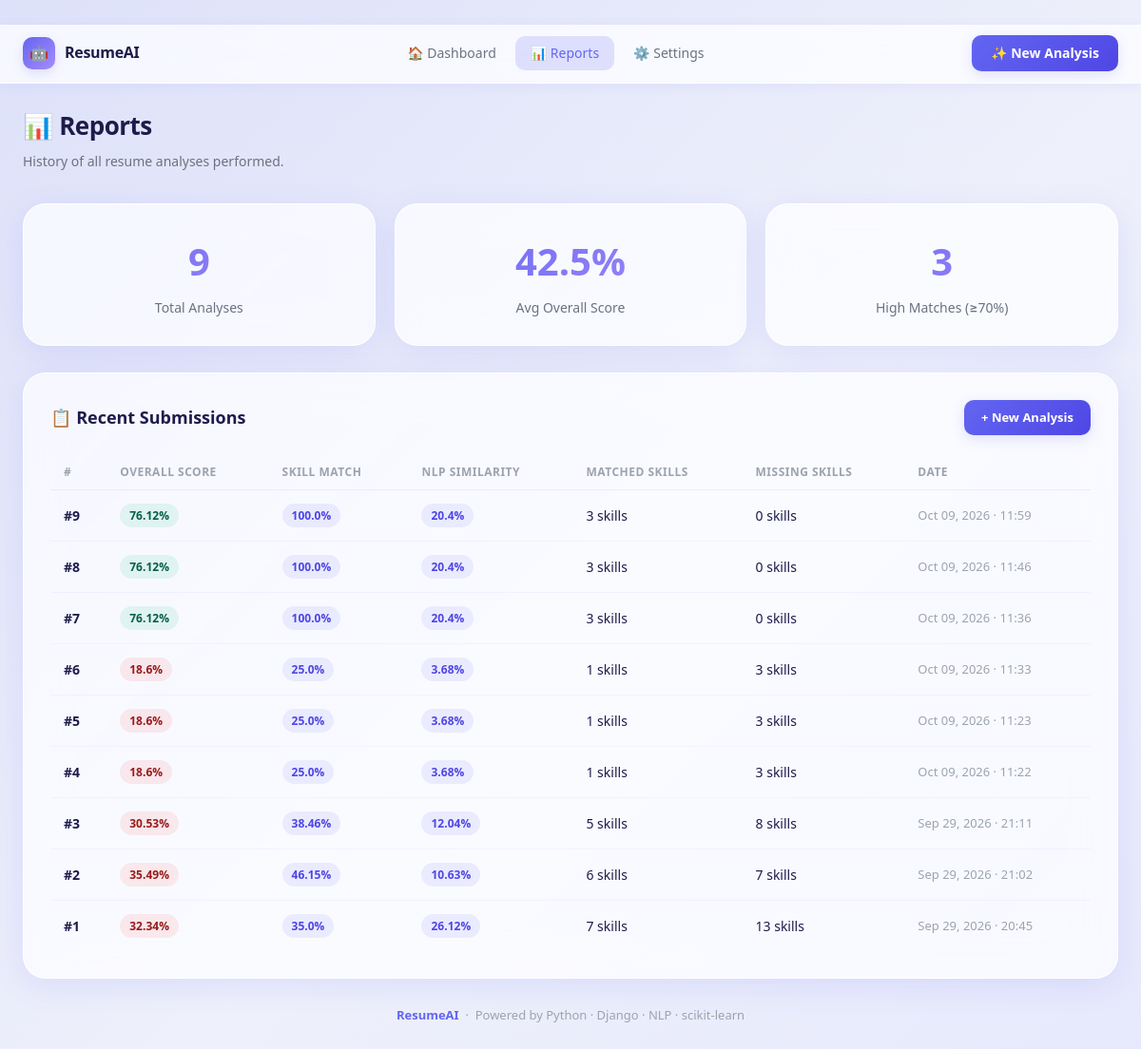
The page /reports/ on the database its author committed.
### analyzer/models.py (models this page shows, shortened)
class ResumeAnalysis(models.Model):
    resume = models.FileField(
        upload_to="resumes/"
    )
    job_description = models.TextField()
    resume_skills = models.JSONField(
        default=list
    )
    job_skills = models.JSONField(
        default=list
    )
    matching_skills = models.JSONField(
        default=list
    )
    missing_skills = models.JSONField(
        default=list
    )
    skill_match_score = models.FloatField(
        default=0
    )
    text_similarity_score = models.FloatField(
        default=0
    )
    overall_score = models.FloatField(
        default=0
    )
    created_at = models.DateTimeField(
        auto_now_add=True
    )

### analyzer/views.py (the view)
def reports(request):
    analyses = ResumeAnalysis.objects.order_by(
        "-created_at"
    )
    total     = analyses.count()
    avg_score = 0
    if total > 0:
        avg_score = round(
            sum(a.overall_score for a in analyses) / total,
            1
        )
    high_matches = analyses.filter(
        overall_score__gte=70
    ).count()
    return render(
        request,
        "analyzer/reports.html",
        {
            "analyses":     analyses,
            "total":        total,
            "avg_score":    avg_score,
            "high_matches": high_matches,
        }
    )

### analyzer/templates/analyzer/reports.html (shortened to what this page needs)
﻿{% load static %}
<!DOCTYPE html>
<html lang="en">
<head>
    <link rel="stylesheet" href="{% static 'css/style.css' %}">
</head>
<body>
    <nav class="navbar">
        <a href="{% url 'home' %}" class="nav-brand">
            <div class="nav-brand-icon">🤖</div>
            <span class="nav-brand-name">ResumeAI</span>
        </a>
        <div class="nav-links">
            <a href="{% url 'home' %}" class="nav-link">🏠 Dashboard</a>
            <a href="{% url 'reports' %}" class="nav-link active">📊 Reports</a>
            <a href="{% url 'settings' %}" class="nav-link">⚙️ Settings</a>
        </div>
        <div class="nav-right">
            <a href="{% url 'home' %}" class="nav-btn">✨ New Analysis</a>
        </div>
    </nav>
    <div class="page">
        <div class="page-header fade-up">
            <div class="page-header-top">
                <h1 class="page-title">📊 Reports</h1>
            </div>
            <p class="page-subtitle">History of all resume analyses performed.</p>
        </div>
        <div class="reports-stats">
            <div class="glass-card stat-card fade-up delay-1">
                <span class="stat-card-value">{{ total }}</span>
                <span class="stat-card-label">Total Analyses</span>
            </div>
            <div class="glass-card stat-card fade-up delay-2">
                <span class="stat-card-value">{{ avg_score }}%</span>
                <span class="stat-card-label">Avg Overall Score</span>
            </div>
            <div class="glass-card stat-card fade-up delay-3">
                <span class="stat-card-value">{{ high_matches }}</span>
                <span class="stat-card-label">High Matches (≥70%)</span>
            </div>
        </div>
        <div class="glass-card reports-table-card fade-up delay-2">
            <div class="table-header">
                <span class="table-title">📋 Recent Submissions</span>
                <a href="{% url 'home' %}" class="btn btn-primary" style="padding: 8px 18px; font-size: 13px;">+ New Analysis</a>
            </div>
            {% if analyses %}
                <table>
                    <thead>
                        <tr>
                            <th>#</th>
                            <th>Overall Score</th>
                            <th>Skill Match</th>
                            <th>NLP Similarity</th>
                            <th>Matched Skills</th>
                            <th>Missing Skills</th>
                            <th>Date</th>
                        </tr>
                    </thead>
                    <tbody>
                        {% for a in analyses %}
                        <tr>
                            <td><strong>#{{ a.id }}</strong></td>
                            <td>
                                {% if a.overall_score >= 70 %}
                                    <span class="badge badge-green">{{ a.overall_score }}%</span>
                                {% elif a.overall_score >= 40 %}
                                    <span class="badge badge-orange">{{ a.overall_score }}%</span>
                                {% else %}
                                    <span class="badge badge-red">{{ a.overall_score }}%</span>
                                {% endif %}
                            </td>
                            <td>
                                <span class="badge badge-indigo">{{ a.skill_match_score }}%</span>
                            </td>
                            <td>
                                <span class="badge badge-indigo">{{ a.text_similarity_score }}%</span>
                            </td>
                            <td>{{ a.matching_skills|length }} skills</td>
                            <td>{{ a.missing_skills|length }} skills</td>
                            <td style="color: var(--text-muted); font-size: 13px;">
                                {{ a.created_at|date:"M d, Y · H:i" }}
                            </td>
                        </tr>
                        {% endfor %}
                    </tbody>
                </table>
            {% endif %}
        </div>
        <div class="footer fade-up">
            <strong>ResumeAI</strong> &nbsp;·&nbsp; Powered by Python · Django · NLP · scikit-learn
        </div>
    </div>
</body>
</html>

### static/css/style.css (style rules this page uses)
*, *::before, *::after { margin: 0; padding: 0; box-sizing: border-box; }
:root { --primary: #6366f1; --primary-light: #818cf8; --primary-dark: #4f46e5; --primary-glow: rgba(99, 102, 241, 0.18); --accent: #a78bfa; --bg-gradient: linear-gradient(135deg, #dde1f9 0%, #eef0fb 55%, #e6e9fc 100%); --card-bg: rgba(255, 255, 255, 0.72); --card-border: rgba(255, 255, 255, 0.9); --shadow-sm: 0 2px 12px rgba(99, 102, 241, 0.08); --shadow-md: 0 8px 32px rgba(99, 102, 241, 0.13); --shadow-lg: 0 16px 48px rgba(99, 102, 241, 0.18); --text-primary: #1e1b4b; --text-secondary: #6b7280; --text-muted: #9ca3af; --success: #10b981; --danger: #ef4444; --warning: #f59e0b; --radius-sm: 10px; --radius-md: 16px; --radius-lg: 24px; --glass: blur(20px) saturate(180%); }
html { scroll-behavior: smooth; overflow-x: hidden; }
body { font-family: 'Segoe UI', system-ui, -apple-system, sans-serif; background: var(--bg-gradient); min-height: 100vh; color: var(--text-primary); line-height: 1.6; overflow-x: hidden; }
.navbar { position: sticky; top: 0; z-index: 100; background: rgba(255, 255, 255, 0.75); backdrop-filter: blur(20px) saturate(180%); -webkit-backdrop-filter: blur(20px) saturate(180%); border-bottom: 1px solid var(--card-border); padding: 0 40px; height: 62px; display: flex; align-items: center; justify-content: space-between; gap: 12px; overflow: hidden; box-shadow: var(--shadow-sm); }
.nav-brand { display: flex; align-items: center; gap: 10px; text-decoration: none; }
.nav-brand-icon { width: 34px; height: 34px; background: linear-gradient(135deg, var(--primary), var(--accent)); border-radius: 10px; display: flex; align-items: center; justify-content: center; font-size: 16px; box-shadow: 0 4px 12px var(--primary-glow); }
.nav-brand-name { font-size: 16px; font-weight: 700; color: var(--text-primary); letter-spacing: -0.3px; }
.nav-links { display: flex; align-items: center; gap: 4px; }
.nav-link { padding: 7px 16px; border-radius: var(--radius-sm); font-size: 14px; font-weight: 500; color: var(--text-secondary); text-decoration: none; transition: all 0.2s; }
.nav-link:hover, .nav-link.active { background: var(--primary-glow); color: var(--primary); }
.nav-right { display: flex; align-items: center; gap: 12px; }
.nav-btn { display: inline-flex; align-items: center; gap: 7px; padding: 8px 20px; background: linear-gradient(135deg, var(--primary), var(--primary-dark)); color: white; border: none; border-radius: var(--radius-sm); font-size: 14px; font-weight: 600; cursor: pointer; text-decoration: none; box-shadow: 0 4px 14px var(--primary-glow); transition: all 0.2s; }
.page { padding: 28px 32px 60px; max-width: 1280px; margin: 0 auto; width: 100%; }
.page-header { margin-bottom: 32px; }
.page-header-top { display: flex; align-items: center; justify-content: space-between; margin-bottom: 6px; }
.page-title { font-size: 26px; font-weight: 800; color: var(--text-primary); letter-spacing: -0.5px; }
.page-subtitle { font-size: 14px; color: var(--text-secondary); }
.glass-card { background: var(--card-bg); backdrop-filter: blur(20px) saturate(180%); -webkit-backdrop-filter: blur(20px) saturate(180%); border: 1px solid var(--card-border); border-radius: var(--radius-lg); box-shadow: var(--shadow-md); transition: box-shadow 0.25s, transform 0.25s; }
.btn { display: inline-flex; align-items: center; gap: 7px; padding: 11px 22px; border-radius: var(--radius-sm); font-size: 14px; font-weight: 600; cursor: pointer; text-decoration: none; border: none; transition: all 0.2s; }
.btn-primary { background: linear-gradient(135deg, var(--primary), var(--primary-dark)); color: white; box-shadow: 0 4px 14px var(--primary-glow); }
.footer { text-align: center; padding: 28px 0 16px; font-size: 13px; color: var(--text-muted); }
.footer strong { color: var(--primary); font-weight: 600; }
.fade-up { animation: fadeUp 0.5s ease both; }
.delay-1 { animation-delay: 0.1s; }
.delay-2 { animation-delay: 0.2s; }
.delay-3 { animation-delay: 0.3s; }
@media (max-width: 1200px) { .page { padding: 24px 24px 60px; } }
@media (max-width: 1200px) { .navbar { padding: 0 24px; } }

### rows shown on the page
ResumeAnalysis: id "9", overall_score "76.12", skill_match_score "100.0", text_similarity_score "20.4", matching_skills|length "3", missing_skills|length "0", created_at "Oct 09, 2026 · 11:59"
ResumeAnalysis: id "8", overall_score "76.12", skill_match_score "100.0", text_similarity_score "20.4", matching_skills|length "3", missing_skills|length "0", created_at "Oct 09, 2026 · 11:46"
ResumeAnalysis: id "7", overall_score "76.12", skill_match_score "100.0", text_similarity_score "20.4", matching_skills|length "3", missing_skills|length "0", created_at "Oct 09, 2026 · 11:36"
ResumeAnalysis: id "6", overall_score "18.6", skill_match_score "25.0", text_similarity_score "3.68", matching_skills|length "1", missing_skills|length "3", created_at "Oct 09, 2026 · 11:33"
ResumeAnalysis: id "5", overall_score "18.6", skill_match_score "25.0", text_similarity_score "3.68", matching_skills|length "1", missing_skills|length "3", created_at "Oct 09, 2026 · 11:23"
ResumeAnalysis: id "4", overall_score "18.6", skill_match_score "25.0", text_similarity_score "3.68", matching_skills|length "1", missing_skills|length "3", created_at "Oct 09, 2026 · 11:22"
ResumeAnalysis: id "3", overall_score "30.53", skill_match_score "38.46", text_similarity_score "12.04", matching_skills|length "5", missing_skills|length "8", created_at "Sep 29, 2026 · 21:11"
ResumeAnalysis: id "2", overall_score "35.49", skill_match_score "46.15", text_similarity_score "10.63", matching_skills|length "6", missing_skills|length "7", created_at "Sep 29, 2026 · 21:02"
ResumeAnalysis: id "1", overall_score "32.34", skill_match_score "35.0", text_similarity_score "26.12", matching_skills|length "7", missing_skills|length "13", created_at "Sep 29, 2026 · 20:45"

### other values the page prints
{{ total }} "9"
{{ avg_score }} "42.5"
{{ high_matches }} "3"
